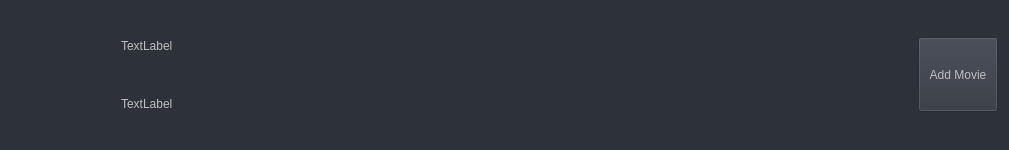
                            <widget class="QWidget" name="SearchMovieWidget_3" native="true">
                             <property name="enabled">
                              <bool>false</bool>
                             </property>
                             <property name="minimumSize">
                              <size>
                               <width>0</width>
                               <height>150</height>
                              </size>
                             </property>
                             <property name="maximumSize">
                              <size>
                               <width>16777215</width>
                               <height>150</height>
                              </size>
                             </property>
                             <property name="styleSheet">
                              <string notr="true">background-color: rgb(44, 49, 58);</string>
                             </property>
                             <layout class="QHBoxLayout" name="horizontalLayout_13">
                              <item>
                               <widget class="QWidget" name="posterWidget_3" native="true">
                                <property name="minimumSize">
                                 <size>
                                  <width>95</width>
                                  <height>128</height>
                                 </size>
                                </property>
                                <property name="maximumSize">
                                 <size>
                                  <width>95</width>
                                  <height>16777215</height>
                                 </size>
                                </property>
                                <layout class="QHBoxLayout" name="horizontalLayout_28">
                                 <item>
                                  <widget class="QLabel" name="posterLabel_3">
                                   <property name="text">
                                    <string/>
                                   </property>
                                  </widget>
                                 </item>
                                </layout>
                               </widget>
                              </item>
                              <item>
                               <widget class="QWidget" name="TitleWidget_3" native="true">
                                <property name="minimumSize">
                                 <size>
                                  <width>800</width>
                                  <height>0</height>
                                 </size>
                                </property>
                                <property name="maximumSize">
                                 <size>
                                  <width>800</width>
                                  <height>16777215</height>
                                 </size>
                                </property>
                                <property name="styleSheet">
                                 <string notr="true">background-color: rgb(44, 49, 58);</string>
                                </property>
                                <layout class="QVBoxLayout" name="verticalLayout_26">
                                 <item>
                                  <widget class="QLabel" name="Title_3">
                                   <property name="styleSheet">
                                    <string notr="true"/>
                                   </property>
                                   <property name="text">
                                    <string>TextLabel</string>
                                   </property>
                                   <property name="wordWrap">
                                    <bool>true</bool>
                                   </property>
                                  </widget>
                                 </item>
                                 <item>
                                  <widget class="QLabel" name="Details_3">
                                   <property name="enabled">
                                    <bool>false</bool>
                                   </property>
                                   <property name="text">
                                    <string>TextLabel</string>
                                   </property>
                                   <property name="wordWrap">
                                    <bool>true</bool>
                                   </property>
                                  </widget>
                                 </item>
                                </layout>
                               </widget>
                              </item>
                              <item>
                               <widget class="QPushButton" name="addMovieButton_3">
                                <property name="maximumSize">
                                 <size>
                                  <width>200</width>
                                  <height>75</height>
                                 </size>
                                </property>
                                <property name="styleSheet">
                                 <string notr="true">background-color: rgb(48, 53, 63);</string>
                                </property>
                                <property name="text">
                                 <string>Add Movie</string>
                                </property>
                               </widget>
                              </item>
                             </layout>
                            </widget>
